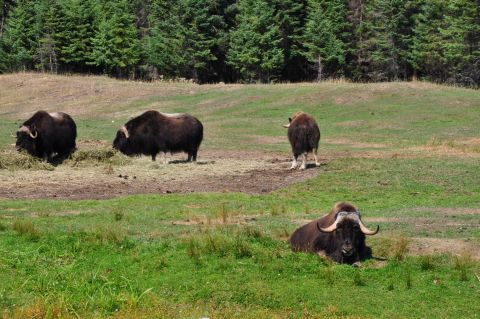
//> input picture opencv2_cookbook_code/3241OS_images/images/group.jpg, 480 x 319 px
$ ./segment   (built with g++ and OpenCV 4)
//> lines starting //> are read from the running program, lines starting //| are printed output that depends on the picture; after the words box and inside, x2 and y2 are one past the last pixel; in counts of white or black regions, pixels touching at a corner belong together
// [16 lines of licence text are left out]

#include <iostream>
#include <opencv2/core/core.hpp>
#include <opencv2/imgproc/imgproc.hpp>
#include <opencv2/highgui/highgui.hpp>
#include "watershedSegmentation.h"


int main()
{
	// Read input image
	cv::Mat image= cv::imread("../../../3241OS_images/images/group.jpg");
//> image is the input picture: 319 rows x 480 cols, CV_8UC3; mean B, G, R 69.4, 113.6, 107.3
	if (!image.data)
		return 0;

    // Display the image
	cv::namedWindow("Original Image");
	cv::imshow("Original Image",image);

	// Get the binary map
	cv::Mat binary;
	binary= cv::imread("../../../3241OS_images/images/binary.bmp",0);
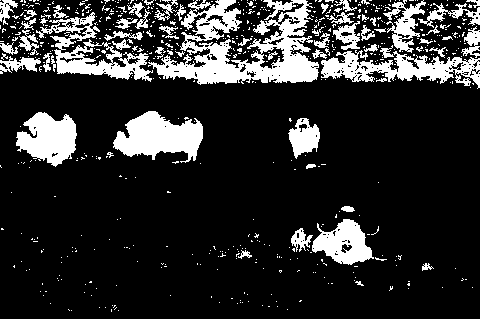
//> input picture opencv2_cookbook_code/3241OS_images/images/binary.bmp, 480 x 319 px
//> binary: 319 rows x 480 cols, CV_8UC1; 17.9% white; 653 white regions (591 under 20 px), largest, box (x1, y1, x2, y2) and area: (148, 0, 319, 85) 6792, (113, 111, 203, 163) 2862, (321, 50, 480, 89) 2815

    // Display the binary image
	cv::namedWindow("Binary Image");
	cv::imshow("Binary Image",binary);

	// Eliminate noise and smaller objects
	cv::Mat fg;
	cv::erode(binary,fg,cv::Mat(),cv::Point(-1,-1),6);
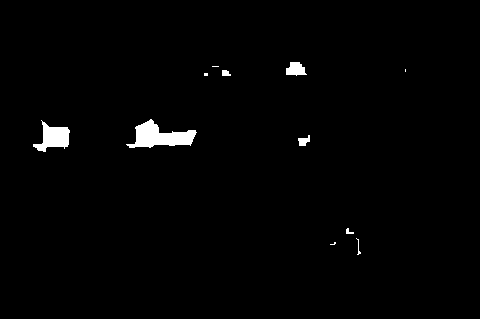
//> fg: 319 rows x 480 cols, CV_8UC1; 1.4% white; 11 white regions (4 under 20 px), largest, box (x1, y1, x2, y2) and area: (126, 119, 197, 148) 1044, (33, 120, 70, 152) 618, (286, 62, 307, 76) 209

    // Display the foreground image
	cv::namedWindow("Foreground Image");
	cv::imshow("Foreground Image",fg);

	// Identify image pixels without objects
	cv::Mat bg;
	cv::dilate(binary,bg,cv::Mat(),cv::Point(-1,-1),6);
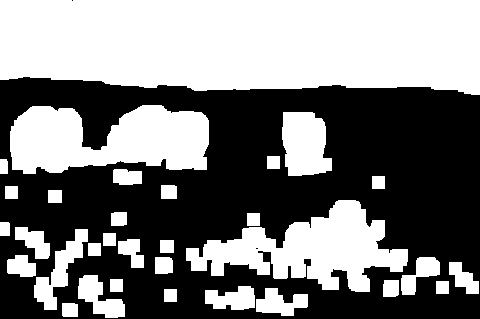
//> bg: 319 rows x 480 cols, CV_8UC1; 49% white; 32 white regions, largest, box (x1, y1, x2, y2) and area: (0, 0, 480, 95) 41441, (10, 105, 209, 174) 10155, (186, 200, 408, 292) 9789
	cv::threshold(bg,bg,1,128,cv::THRESH_BINARY_INV);

    // Display the background image
	cv::namedWindow("Background Image");
	cv::imshow("Background Image",bg);

	// Show markers image
	cv::Mat markers(binary.size(),CV_8U,cv::Scalar(0));
	markers= fg+bg;
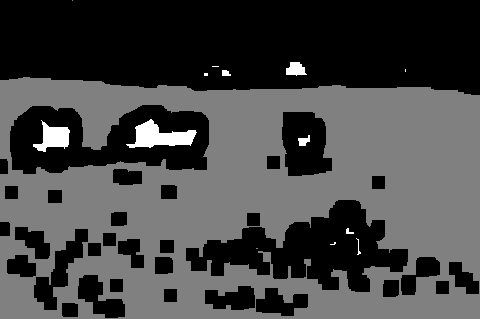
//> markers: 319 rows x 480 cols, CV_8UC1; min 0, max 255, mean 68.7
	cv::namedWindow("Markers");
	cv::imshow("Markers",markers);

	// Create watershed segmentation object
//> (the run ends here: the program needs code that is not available in this run, at `WatershedSegmenter segmenter;`)
